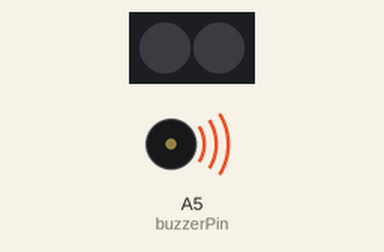
The sketch below on a simulated Arduino Uno, built with avr-gcc and run on an emulated ATmega328P. On the bench: 2 RGB LEDs in strip order, left to right, buzzer (waves = sounding).

Above: at 0.65 s.
At 5.5 s:
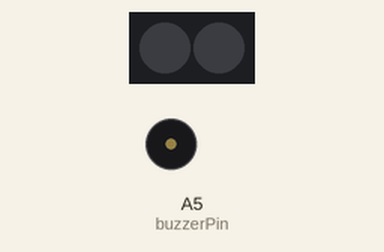
Timing chart, 0 to 7.6 s (numbered marks = the images above):
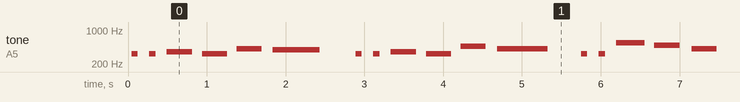

The sketch:

party-rgb.ino
```cpp
#include <Adafruit_NeoPixel.h>

#define PIN 9
#define LED_COUNT 2
#define buttonLedPin 10
#define buttonBuzzerPin 3
#define buzzerPin A5

int length = 28; // the number of notes

char notes[] = "GGAGcB GGAGdc GGxecBA yyecdc";

int beats[] = { 2, 2, 8, 8, 8, 16, 1, 2, 2, 8, 8,8, 16, 1, 2,2,8,8,8,8,16, 1,2,2,8,8,8,16 };

int tempo = 150;
Adafruit_NeoPixel leds = Adafruit_NeoPixel(LED_COUNT, PIN, NEO_GRB + NEO_KHZ800);

void playTone(int tone, int duration) {

for (long i = 0; i < duration * 1000L; i += tone * 2) {

   digitalWrite(buzzerPin, HIGH);
   leds.setPixelColor(0, 255, 0, 0);
  leds.setPixelColor(1, 0, 255, 0);
  leds.show(); //Display the colors
   delayMicroseconds(tone);

   digitalWrite(buzzerPin, LOW);
   leds.setPixelColor(0, 0, 0, 0);
  leds.setPixelColor(1, 0, 0, 0);
  leds.show();
   delayMicroseconds(tone);

}

}

void playNote(char note, int duration) {

char names[] = {'C', 'D', 'E', 'F', 'G', 'A', 'B',

                 'c', 'd', 'e', 'f', 'g', 'a', 'b',

                 'x', 'y' };

int tones[] = { 1915, 1700, 1519, 1432, 1275, 1136, 1014,

                 956,  834,  765,  593,  468,  346,  224,

                 655 , 715 };

int SPEE = 5;

// play the tone corresponding to the note name

for (int i = 0; i < 17; i++) {

   if (names[i] == note) {
    int newduration = duration/SPEE;
     playTone(tones[i], newduration);

   }

}

}


// Create an instance of the Adafruit_NeoPixel class called "leds".
// That'll be what we refer to from here on...


void setup()
{
 leds.begin();  // Start up the LED strip
 //leds.show();   // LEDs don't actually update until you call this function
 pinMode(buzzerPin, OUTPUT);
 pinMode(buttonBuzzerPin, INPUT_PULLUP);
 pinMode(buttonLedPin, INPUT_PULLUP);
}

void loop()
{

    for (int i = 0; i < length; i++) {

   if (notes[i] == ' ') {

     delay(beats[i] * tempo); // rest

   } else {

     playNote(notes[i], beats[i] * tempo);

   }

   // pause between notes

   delay(tempo);

}

  //}
}
```

Measured:
- by itself, tone on A5 (buzzerPin): plays 326 Hz for 0.08 s, 326 Hz for 0.08 s, 359 Hz for 0.32 s, 326 Hz for 0.32 s, 412 Hz for 0.32 s, 393 Hz for 0.60 s … (280 notes in this stretch)
